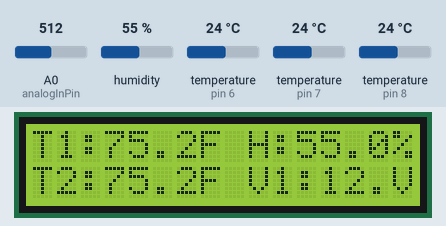
Recording of a sketch running on a simulated Arduino Uno, built with avr-gcc and run on an emulated ATmega328P. Parts: 16×2 character LCD. Inputs (shaded band) come from the test bench; at power-on: humidity 55 %, temperature (sensors on pin 6, pin 7, pin 8) 24 °C, A0 (analogInPin) = 512. What the sketch prints to the serial monitor is not drawn.

Above: at 2.2 s.
2.3 s: humidity set to 22 %
At 6.5 s:
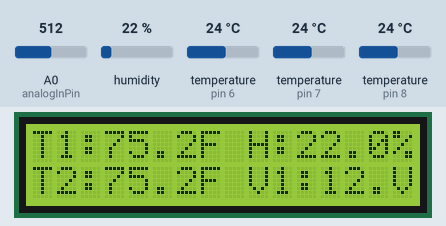
6.9 s: temperature (sensor on pin 6) set to 41 °C
At 10.3 s:
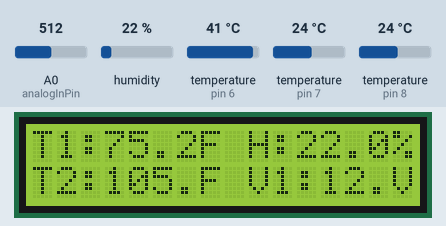
11.5 s: A0 (analogInPin) set to 716
At 16.7 s:
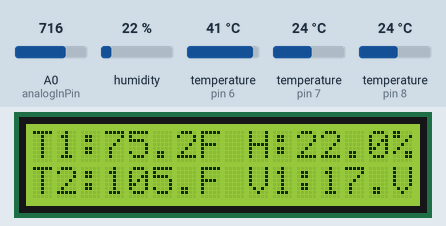
17.5 s: temperature (sensor on pin 7) set to 12 °C
At 20.5 s:
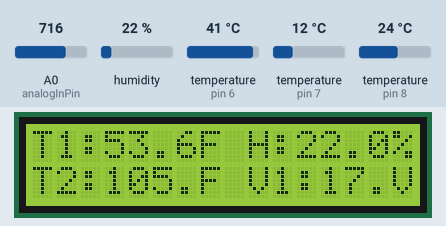
22.1 s: temperature (sensor on pin 6) set to 12 °C
At 24.3 s:
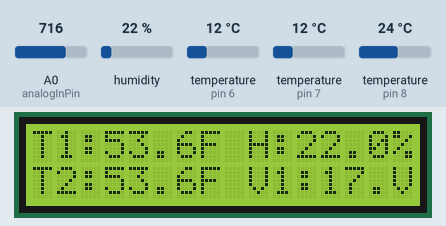
26.7 s: A0 (analogInPin) set to 992
At 31.8 s:
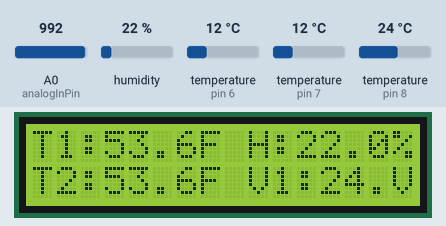
Timing chart, 0 to 32.9 s (numbered marks = the images above; inputs shaded):
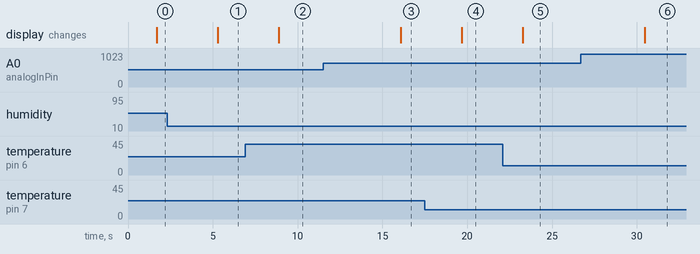

The sketch:

multi_sensor_code.ino
```cpp
#include <LiquidCrystal.h>
#include "DHT.h"
#include <OneWire.h>
#include <DallasTemperature.h>
#include <SoftwareSerial.h>

// Voltage #1 Sensor (Analog 0)
const int analogInPin = A0;

// Temperature/Humidity Sensor (blue square)
#define DHTPIN 7    // what digital pin we're connected to
#define DHTTYPE DHT11   // DHT 11
DHT dht(DHTPIN, DHTTYPE);

// Define the digital pins for each sensor
#define ONE_WIRE_BUS_SENSOR_1 6
#define ONE_WIRE_BUS_SENSOR_2 8
OneWire oneWireSensor1(ONE_WIRE_BUS_SENSOR_1);
OneWire oneWireSensor2(ONE_WIRE_BUS_SENSOR_2);
DallasTemperature sensors1(&oneWireSensor1);
DallasTemperature sensors2(&oneWireSensor2);

SoftwareSerial mySerial(0, 1); // RX, TX

// Resistor values for the voltage divider
// Ensure these EXACTLY match the resistors you used
float R1 = 30000.0;
float R2 = 7500.0;

// Maximum ADC reading (usually 1023 for 10-bit ADC)
const int ADC_MAX_VALUE = 1023;

const float ADC_REF_VOLTAGE = 5; // Volts

const int rs = 12, en = 11, d4 = 5, d5 = 4, d6 = 3, d7 = 2;
LiquidCrystal lcd(rs, en, d4, d5, d6, d7);

void setup() {

  // initialize the serial communications:
  Serial.begin(9600);
  mySerial.begin(9600);
  lcd.begin(16, 2);
  lcd.clear();

  pinMode(analogInPin, INPUT);
  dht.begin();
  sensors1.begin();
  sensors2.begin();
}

void loop() {
  // Voltage from A0
  int adcValue = analogRead(analogInPin);
  float vOut = (adcValue * ADC_REF_VOLTAGE) / ADC_MAX_VALUE;
  float vIn = vOut * (R1 + R2) / R2;

  // Temperature & Humidity
  float h = dht.readHumidity();
  float t1 = dht.readTemperature(true); //Fahrenheit

   // Temperature Sensor #1 (Black Wire)
  sensors1.requestTemperatures();
  float t2 = sensors1.getTempFByIndex(0);

  sensors2.requestTemperatures();
  float t3 = sensors2.getTempFByIndex(0);

  // Print all the data in serial
  Serial.print(vIn);
  Serial.print(",");
  Serial.print(h);
  Serial.print(",");
  Serial.print(t1);
  Serial.print(",");
  Serial.print(t2);
  Serial.print(",");
  Serial.print(t3);
  Serial.print(",\n");

   // Print all the data in serial
  mySerial.print(vIn);
  mySerial.print(",");
  mySerial.print(h);
  mySerial.print(",");
  mySerial.print(t1);
  mySerial.print(",");
  mySerial.print(t2);
  mySerial.print(",");
  mySerial.print(t3);
  mySerial.print(",\n");

  // Print in the LCD
  lcd.setCursor(0, 0);
  lcd.print("T1:");
  lcd.setCursor(3, 0);
  lcd.print(t1,1);
  lcd.setCursor(7, 0);
  lcd.print("F");

  lcd.setCursor(9, 0);
  lcd.print("H:");
  lcd.setCursor(11, 0);
  lcd.print(h);
  lcd.setCursor(15, 0);
  lcd.print("%");

  lcd.setCursor(0, 1);
  lcd.print("T2:");
  lcd.setCursor(3, 1);
  lcd.print(t2,1);
  lcd.setCursor(7, 1);
  lcd.print("F");

  lcd.setCursor(9, 1);
  lcd.print("V1:");
  lcd.setCursor(12, 1);
  lcd.print(vIn,1);
  lcd.setCursor(15, 1);
  lcd.print("V");


  delay(2000); // Wait 2 seconds before the next reading
}
```

Measured:
- after the input at 2.3 s, the display: changes after 3.0 s (image 1)
- after the input at 6.9 s, the display: changes after 2.0 s (image 2)
- after the input at 11.5 s, the display: changes after 4.6 s (image 3)
- after the input at 17.5 s, the display: changes after 2.2 s (image 4)
- after the input at 22.1 s, the display: changes after 1.2 s (image 5)
- after the input at 26.7 s, the display: changes after 3.8 s (image 6)
